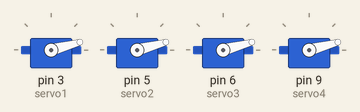
This sketch was run on a simulated Arduino Uno, built with avr-gcc and run on an emulated ATmega328P. Shown: 4 × servo.

Above: at 0.1 s.
At 1.0 s:
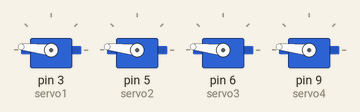
At 1.6 s:
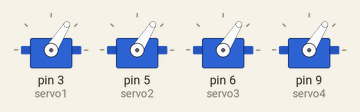
At 2.0 s:
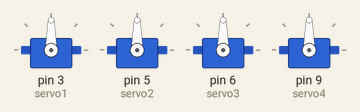
Timing chart, 0 to 3.5 s (numbered marks = the images above):
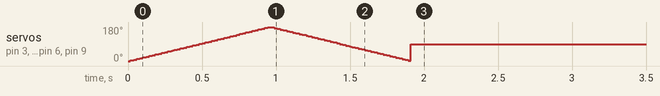

The sketch:

servo_motors_control1__1_.ino
```cpp
// C++ code
//
#include <Servo.h>

Servo servo1;
Servo servo2;
Servo servo3;
Servo servo4;

void setup() {

  servo1.attach(3);
  servo2.attach(5);
  servo3.attach(6);
  servo4.attach(9);

  for (int pos = 0; pos <= 180; pos += 1) {
    servo1.write(pos);
    servo2.write(pos);
    servo3.write(pos);
    servo4.write(pos);
    delay(5);
  }

  for (int pos = 180; pos >= 0; pos -= 1) {
    servo1.write(pos);
    servo2.write(pos);
    servo3.write(pos);
    servo4.write(pos);
    delay(5);
  }

  servo1.write(90);
  servo2.write(90);
  servo3.write(90);
  servo4.write(90);
}

void loop() {
}
```
